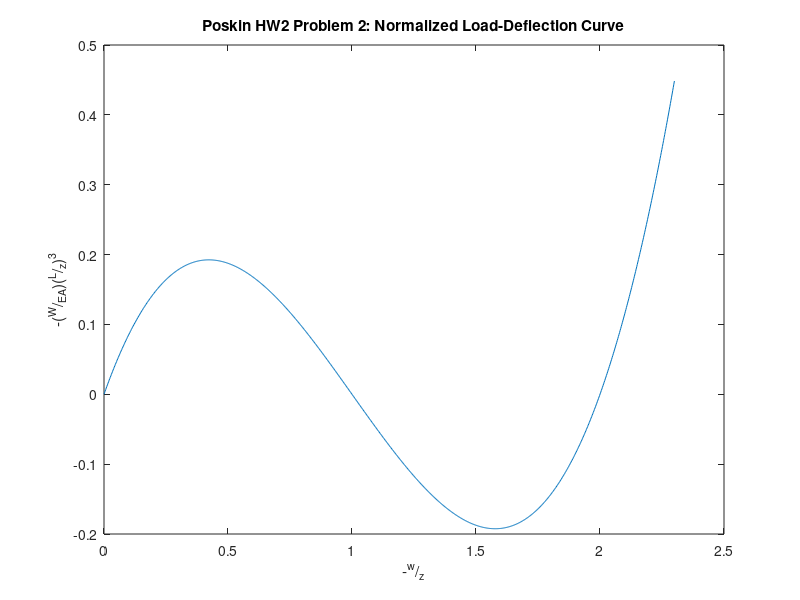

The MATLAB script that drew this image:
% Poskin CE 810 HW2 Problem 1

clear; clc; close all

w_norm = linspace(0,-2.3,1000); % Normalized displacement (w/z)

% Normalized load equation from notes (W/EA*(L/z)^3), k_s = EAz^3/2l^3
W_norm = w_norm + 3/2*w_norm.^2 + 1/2*w_norm.^3;

plot(-w_norm,-W_norm)
title('Poskin HW2 Problem 2: Normalized Load-Deflection Curve')
xlabel('-^{w}/_{z}')
ylabel('-(^{W}/_{EA})(^{L}/_{z})^3')